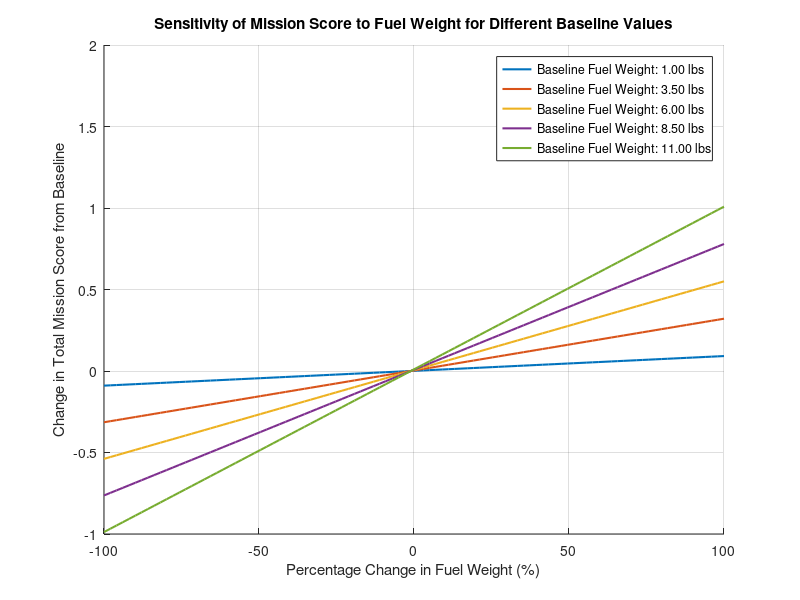
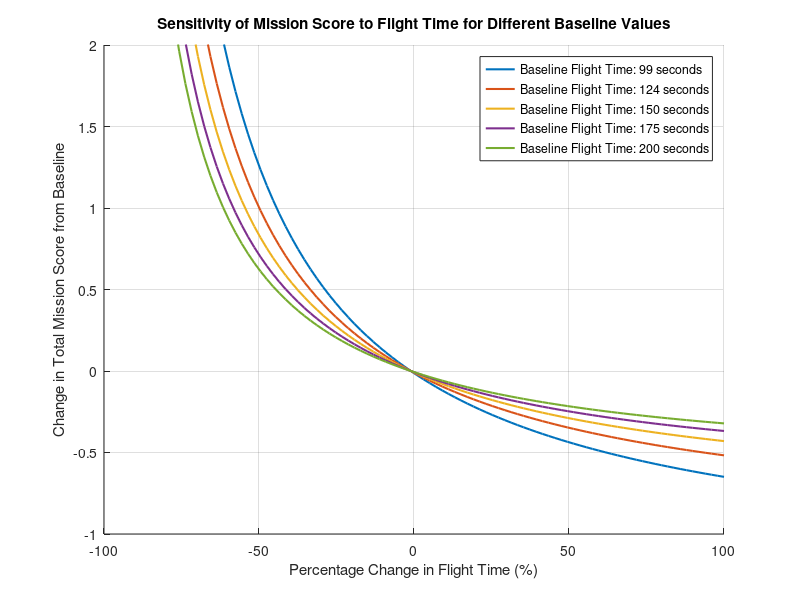
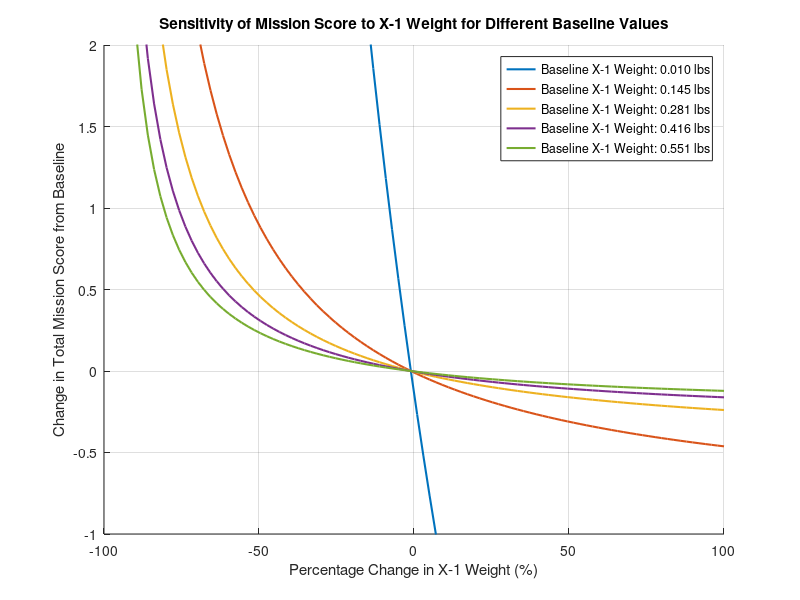
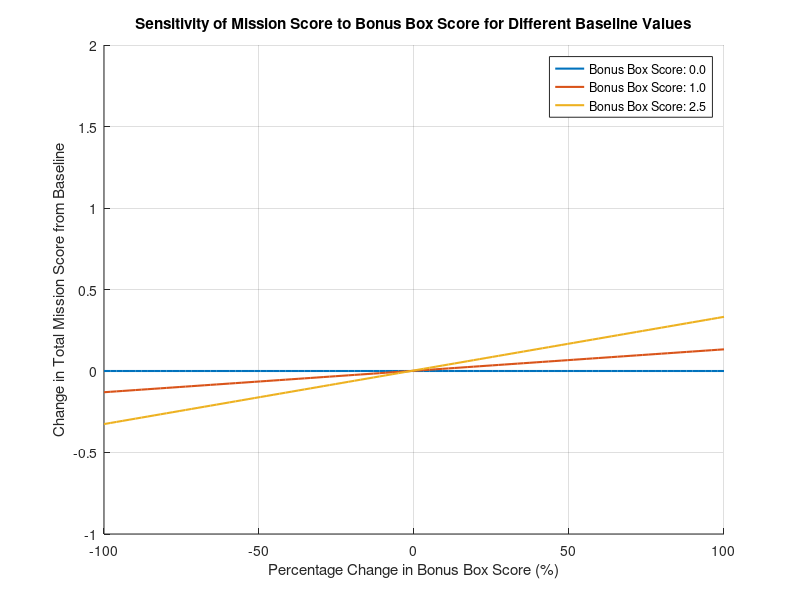

MATLAB code to generate these figures, in order:
% MATLAB Script for Analyzing Sensitivity of DBF Scoring with Baseline Variation for All Key Parameters
% Name: Lysandar Kenelm Tolkin
% Date: 08/09/2024

clear;
clc;

% Set percentage change range (-50% to 50%) for key parameters
percentage_change = linspace(-100, 100, 100);  % percentage change in range

% Define fixed baseline values for other parameters
baseline_fuel_weight = 11.02;    % baseline fuel weight (lbs)
baseline_time = 126;             % baseline flight time (seconds)
baseline_X1_weight = 0.4;        % baseline X-1 test vehicle weight (lbs)
baseline_bonus_box_score = 2.5;  % baseline bonus box score
baseline_laps_flown = 3;         % fixed baseline laps flown

% Set y-axis limits for all plots (same scale)
y_axis_limits = [-1 2];  % Adjust as needed based on expected score variations

%% 1. Sensitivity Analysis for Fuel Weight (Baseline: 1 lb to 22 lbs)
baseline_fuel_weight_values = linspace(1, 11, 5);  % Range of baseline fuel weights

for i = 1:length(baseline_fuel_weight_values)
    fuel_weight = baseline_fuel_weight_values(i) * (1 + percentage_change / 100);
    M2_fuel = 1 + (fuel_weight ./ baseline_time) / (baseline_fuel_weight / baseline_time); % M2 fuel weight sensitivity
    M3_fuel = 2 + (baseline_laps_flown + (baseline_bonus_box_score / baseline_X1_weight)) / 19; % M3 fixed
    Total_Score_fuel(i, :) = M2_fuel + M3_fuel;
end

figure;
hold on;
for i = 1:length(baseline_fuel_weight_values)
    plot(percentage_change, Total_Score_fuel(i, :) - Total_Score_fuel(i, 50), 'LineWidth', 1.5);
end
hold off;
xlabel('Percentage Change in Fuel Weight (%)');
ylabel('Change in Total Mission Score from Baseline');
title('Sensitivity of Mission Score to Fuel Weight for Different Baseline Values');
legend(arrayfun(@(x) sprintf('Baseline Fuel Weight: %.2f lbs', x), baseline_fuel_weight_values, 'UniformOutput', false), 'Location', 'best');
ylim(y_axis_limits);  % Set consistent y-axis scale
grid on;

%% 2. Sensitivity Analysis for Flight Time (Baseline: 126 sec to 186 sec)
baseline_time_values = linspace(99, 200, 5);  % Range of baseline times

for i = 1:length(baseline_time_values)
    time = baseline_time_values(i) * (1 + percentage_change / 100);
    M2_time = 1 + (baseline_fuel_weight ./ time) / (baseline_fuel_weight / baseline_time); % M2 time sensitivity
    M3_time = 2 + (baseline_laps_flown + (baseline_bonus_box_score / baseline_X1_weight)) / 19; % M3 fixed
    Total_Score_time(i, :) = M2_time + M3_time;
end

figure;
hold on;
for i = 1:length(baseline_time_values)
    plot(percentage_change, Total_Score_time(i, :) - Total_Score_time(i, 50), 'LineWidth', 1.5);
end
hold off;
xlabel('Percentage Change in Flight Time (%)');
ylabel('Change in Total Mission Score from Baseline');
title('Sensitivity of Mission Score to Flight Time for Different Baseline Values');
legend(arrayfun(@(x) sprintf('Baseline Flight Time: %.0f seconds', x), baseline_time_values, 'UniformOutput', false), 'Location', 'best');
ylim(y_axis_limits);  % Set consistent y-axis scale
grid on;

%% 3. Sensitivity Analysis for X-1 Test Vehicle Weight (Baseline: 0.001 lb to 0.551 lb)
baseline_X1_weight_values = linspace(0.01, 0.551, 5);  % Range of baseline X-1 weights

for i = 1:length(baseline_X1_weight_values)
    X1_weight = baseline_X1_weight_values(i) * (1 + percentage_change / 100);
    M2_X1 = 1 + (baseline_fuel_weight ./ baseline_time) / (baseline_fuel_weight / baseline_time); % M2 fixed
    M3_X1 = 2 + (baseline_laps_flown + (baseline_bonus_box_score ./ X1_weight)) / 19; % M3 X-1 weight sensitivity
    Total_Score_X1(i, :) = M2_X1 + M3_X1;
end

figure;
hold on;
for i = 1:length(baseline_X1_weight_values)
    plot(percentage_change, Total_Score_X1(i, :) - Total_Score_X1(i, 50), 'LineWidth', 1.5);
end
hold off;
xlabel('Percentage Change in X-1 Weight (%)');
ylabel('Change in Total Mission Score from Baseline');
title('Sensitivity of Mission Score to X-1 Weight for Different Baseline Values');
legend(arrayfun(@(x) sprintf('Baseline X-1 Weight: %.3f lbs', x), baseline_X1_weight_values, 'UniformOutput', false), 'Location', 'best');
ylim(y_axis_limits);  % Set consistent y-axis scale
grid on;

%% 4. Sensitivity Analysis for Bonus Box Score (Baseline: 0, 1, 2.5)
baseline_bonus_box_values = [0, 1, 2.5];  % Discrete baseline bonus box scores

for i = 1:length(baseline_bonus_box_values)
    bonus_box_score = baseline_bonus_box_values(i) * (1 + percentage_change / 100);
    M2_bonus = 1 + (baseline_fuel_weight ./ baseline_time) / (baseline_fuel_weight / baseline_time); % M2 fixed
    M3_bonus = 2 + (baseline_laps_flown + (bonus_box_score ./ baseline_X1_weight)) / 19; % M3 bonus box sensitivity
    Total_Score_bonus(i, :) = M2_bonus + M3_bonus;
end

figure;
hold on;
for i = 1:length(baseline_bonus_box_values)
    plot(percentage_change, Total_Score_bonus(i, :) - Total_Score_bonus(i, 50), 'LineWidth', 1.5);
end
hold off;
xlabel('Percentage Change in Bonus Box Score (%)');
ylabel('Change in Total Mission Score from Baseline');
title('Sensitivity of Mission Score to Bonus Box Score for Different Baseline Values');
legend(arrayfun(@(x) sprintf('Bonus Box Score: %.1f', x), baseline_bonus_box_values, 'UniformOutput', false), 'Location', 'best');
ylim(y_axis_limits);  % Set consistent y-axis scale
grid on;

%% 5. Sensitivity Analysis for Number of Laps Flown in Mission 3
baseline_laps_flown_values = linspace(1, 9, 5);  % Range of baseline laps flown

for i = 1:length(baseline_laps_flown_values)
    laps_flown = baseline_laps_flown_values(i) * (1 + percentage_change / 100);
    M2_laps = 1 + (baseline_fuel_weight ./ baseline_time) / (baseline_fuel_weight / baseline_time); % M2 fixed
    M3_laps = 2 + (laps_flown + (baseline_bonus_box_score / baseline_X1_weight)) / 19; % M3 laps sensitivity
    Total_Score_laps(i, :) = M2_laps + M3_laps;
end

figure;
hold on;
for i = 1:length(baseline_laps_flown_values)
    plot(percentage_change, Total_Score_laps(i, :) - Total_Score_laps(i, 50), 'LineWidth', 1.5);
end
hold off;
xlabel('Percentage Change in Laps Flown (%)');
ylabel('Change in Total Mission Score from Baseline');
title('Sensitivity of Mission Score to Laps Flown for Different Baseline Values');
legend(arrayfun(@(x) sprintf('Baseline Laps Flown: %.1f', x), baseline_laps_flown_values, 'UniformOutput', false), 'Location', 'best');
ylim(y_axis_limits);  % Set consistent y-axis scale
grid on;
